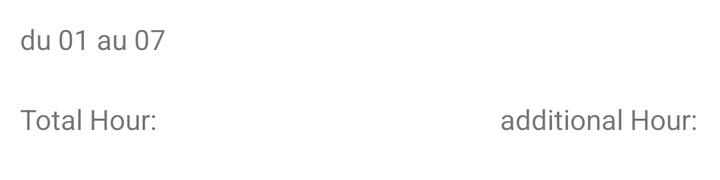
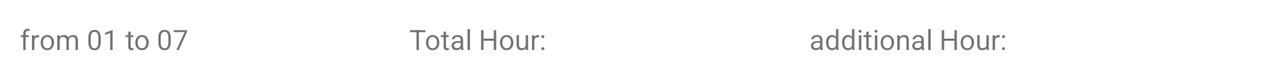

Compare how this app lays out the same screen by default and in its alternative resource folder. The renders come first, then the two layout files and the values they reference.
<!-- AndroidManifest.xml: application theme Theme.Calculheure -->
<!-- res/layout/month_cell.xml -->
<?xml version="1.0" encoding="utf-8"?>
<RelativeLayout xmlns:android="http://schemas.android.com/apk/res/android"
    android:layout_width="match_parent"
    android:layout_height="90dp"
    android:background="@drawable/border">

    <TextView
        android:id="@+id/month_cell_date"
        android:layout_width="wrap_content"
        android:layout_height="20dp"
        android:text="du 01 au 07"
        android:layout_margin="10dp"/>

    <TextView
        android:id="@+id/month_cell_total"
        android:layout_width="100dp"
        android:layout_height="20dp"
        android:text="Total Hour:"
        android:layout_below="@id/month_cell_date"
        android:layout_margin="10dp"
        />
    <TextView
        android:id="@+id/month_cell_additional"
        android:layout_width="130dp"
        android:layout_height="20dp"
        android:text="additional Hour:"
        android:layout_below="@id/month_cell_date"
        android:layout_toEndOf="@id/month_cell_total"
        android:layout_marginTop="10dp"
        android:layout_marginStart="130dp"
        />

</RelativeLayout>
<!-- resources referenced by this layout -->
<resources>
  <style name="Theme.Calculheure" parent="Theme.MaterialComponents.DayNight.DarkActionBar">
          
          <item name="colorPrimary">@color/purple_500</item>
          <item name="colorPrimaryVariant">@color/purple_700</item>
          <item name="colorOnPrimary">@color/white</item>
          
          <item name="colorSecondary">@color/teal_200</item>
          <item name="colorSecondaryVariant">@color/teal_700</item>
          <item name="colorOnSecondary">@color/black</item>
          
          <item name="android:statusBarColor" tools:targetApi="l">?attr/colorPrimaryVariant</item>
          
      </style>
</resources>
<!-- res/layout-land/month_cell.xml (the repository's variant of the layout above) -->
<!-- drawn on the phone turned sideways -->
<?xml version="1.0" encoding="utf-8"?>
<RelativeLayout xmlns:android="http://schemas.android.com/apk/res/android"
    android:layout_width="match_parent"
    android:layout_height="40dp"
    android:background="@drawable/border">

    <TextView
        android:id="@+id/month_cell_date"
        android:layout_width="wrap_content"
        android:layout_height="20dp"
        android:text="@string/month_cell_date"
        android:layout_margin="10dp"/>

    <TextView
        android:id="@+id/month_cell_total"
        android:layout_width="100dp"
        android:layout_height="20dp"
        android:text="@string/month_cell_total"
        android:layout_toEndOf="@id/month_cell_date"
        android:layout_marginTop="10dp"
        android:layout_marginStart="100dp"
        />
    <TextView
        android:id="@+id/month_cell_additional"
        android:layout_width="wrap_content"
        android:layout_height="20dp"
        android:text="@string/month_cell_additional"
        android:layout_toEndOf="@id/month_cell_total"
        android:layout_marginTop="10dp"
        android:layout_marginStart="100dp"
        />

</RelativeLayout>
<!-- resources referenced by the variant -->
<!-- as the phone turned sideways resolves them -->
<resources>
  <string name="month_cell_additional">additional Hour:</string>
  <string name="month_cell_date">from 01 to 07</string>
  <string name="month_cell_total">Total Hour:</string>
  <style name="Theme.Calculheure" parent="Theme.MaterialComponents.DayNight.DarkActionBar">
          
          <item name="colorPrimary">@color/purple_500</item>
          <item name="colorPrimaryVariant">@color/purple_700</item>
          <item name="colorOnPrimary">@color/white</item>
          
          <item name="colorSecondary">@color/teal_200</item>
          <item name="colorSecondaryVariant">@color/teal_700</item>
          <item name="colorOnSecondary">@color/black</item>
          
          <item name="android:statusBarColor" tools:targetApi="l">?attr/colorPrimaryVariant</item>
          
      </style>
</resources>
